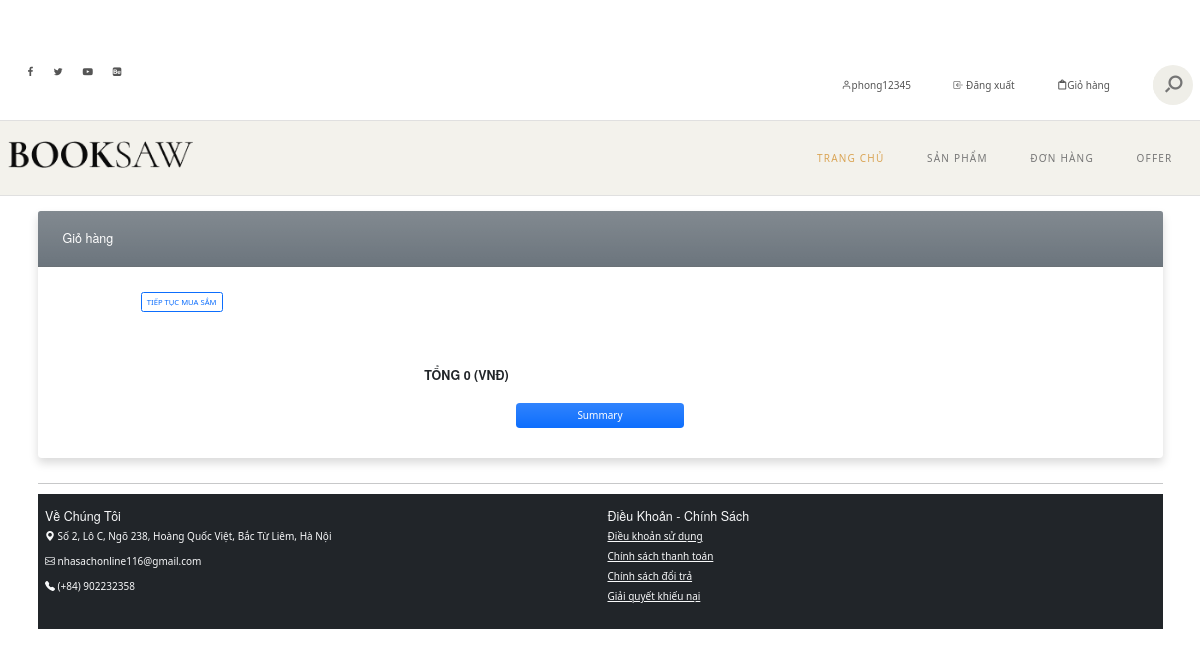
/cart (signed in), run on an earlier commit of the app's database.
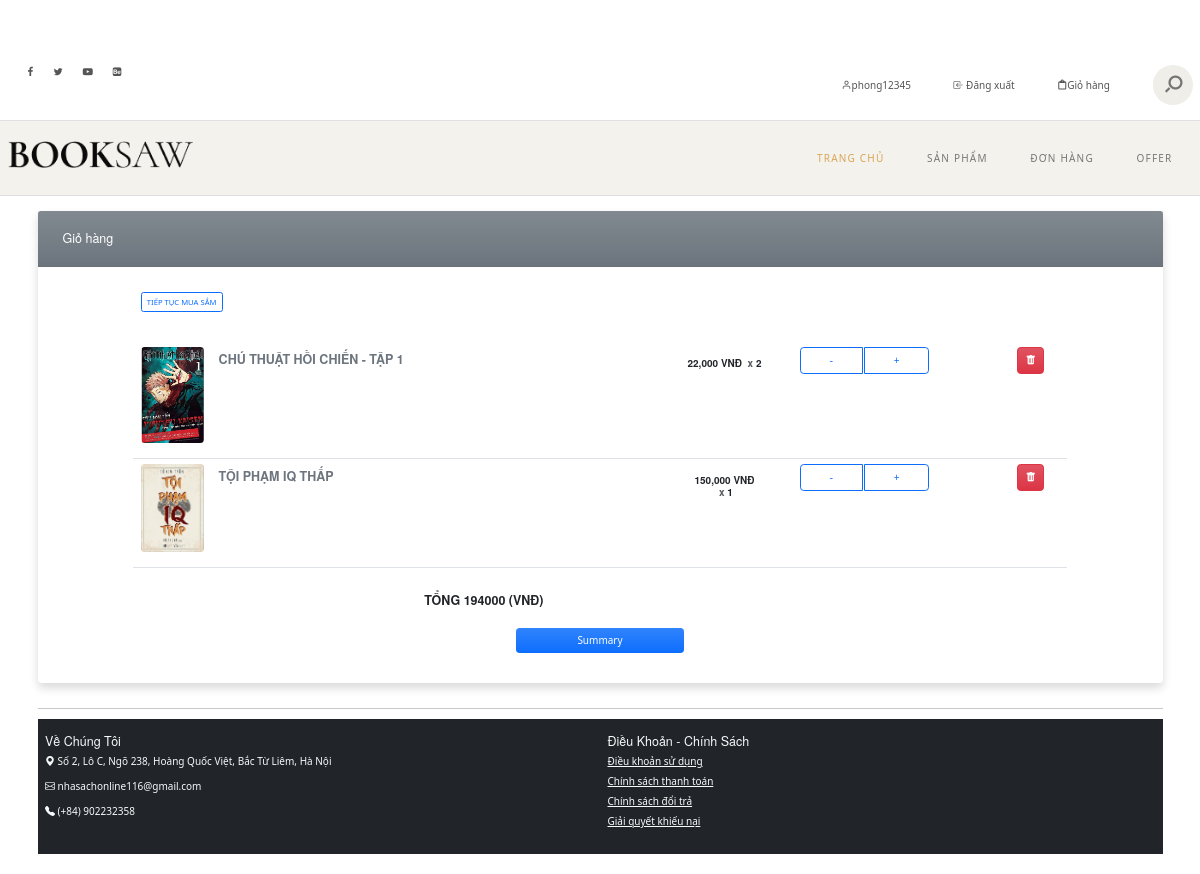
And on a later commit of the database.
### shop/cart/models.py (models this page shows)
class Cart(db.Model):
    __tablename__ = 'cart'
    id = db.Column(db.Integer, nullable=False, primary_key=True, unique=True)
    user_id = db.Column(db.Integer, db.ForeignKey('user.id'))
    product_id = db.Column(db.Integer, db.ForeignKey('products.id'))
    count = db.Column(db.Integer, nullable=False)
    product = db.relationship('Product', backref=db.backref('cart', lazy=True),
                              primaryjoin='Cart.product_id==Product.id')
    user = db.relationship('User', lazy=True)

### shop/products/models.py (models this page shows)
class Product(db.Model):
    __tablename__ = 'products'
    id = db.Column(db.Integer, primary_key=True)
    name = db.Column(db.String(80), nullable=False, unique=True)
    price = db.Column(db.Integer, nullable=False)
    discount = db.Column(db.Integer, default=0)
    stock = db.Column(db.Integer, nullable=False)
    category_id = db.Column(db.Integer, db.ForeignKey('Category.id'), nullable=False)
    description=db.Column(db.String(255), nullable=False, unique=True)
    author=db.Column(db.String(255), nullable=False, unique=False)
    image_1=db.Column(db.String(255))
    category = db.relationship("Category", backref=db.backref('category',lazy=True), primaryjoin="Product.category_id == Category.id")

### shop/cart/routes.py (the view)
@app.route('/cart')
@login_required
def cart():
    carts = Cart.query.filter_by(user_id=current_user.id)
    total = 0
    for cart in carts:
        price = cart.product.price.replace(',','')
        price= int(price)
        total = total + (price * cart.count)
    return render_template('customer/cart/index.html', carts=carts, total=total)

### shop/products/routes.py (called while the page is built)
@login_manager.user_loader
def load_user(user_id):
    return User.query.filter_by(id=user_id).first()

### templates/customer/cart/index.html (shortened to what the changed rows need)
{% extends 'layout.html' %}
{% block content %}
    <form method="post">
        <link rel="stylesheet" type="text/css" href="/static/content/bootstrap.min.css" />
    <link rel="stylesheet" type="text/css" href="/static/content/site.css" />
    <link rel="stylesheet" type="text/css" href="/static/content/boostrap.min.css"/>
    <link rel="stylesheet" href="https://cdn.jsdelivr.net/npm/bootstrap-icons@1.10.3/font/bootstrap-icons.css">
    <link rel="stylesheet" href="//cdnjs.cloudflare.com/ajax/libs/toastr.js/latest/css/toastr.min.css" />
    <br />
    <div class="card shadow border-0">
        <div class="card-body my-4">
            <div class="row mb-3 pb-3">
                	<div class="col-md-10 offset-md-1">
                    {% for cart in carts%}
                        <div class="row border-bottom pb-3">
                            <div class="d-none d-lg-block col-lg-1 text-center py-2">
                                    <a href="{{ url_for('product_detail',id=cart.product.id) }}"><img src="/static/images/{{ cart.product.image_1 }}" class="card-img-top rounded w-100" /></a>
                            </div>
                            <div class="col-12 col-lg-6 pt-md-3">
                                <h5 class="text-uppercase text-secondary"><strong>{{cart.product.name}}</strong></h5>
                            </div>
                            <div class="col-12  col-lg-5 text-center row">
                                <div class="col-3 text-md-right pt-2 pt-md-4">
                                    <h6 class="fw-semibold">
                                         {{cart.product.price}} VNĐ
                                        <span class="text-muted">&nbsp;x&nbsp;</span>{{ cart.count }}
                                    </h6>
                                </div>
                                <div class="col-6 col-sm-4 col-lg-6 pt-2">
                                    <div class="w-75 btn-group" role="group">
                                        <a href="{{ url_for('minus',id=cart.id) }}" class="btn btn-outline-primary bg-gradient py-2">
                                            -
                                        </a>
                                        <a href="{{ url_for('plus',id=cart.id)}}" class="btn btn-outline-primary bg-gradient py-2">
                                            +
                                        </a>
                                    </div>
                                </div>
                                <div class="col-3 col-sm-4 col-lg-2 offset-lg-1 text-right pt-2">
                                    <a href="{{ url_for('delete_cart_item',id=cart.id) }}" class="btn btn-danger bg-gradient py-2 ">
                                        <i class="bi bi-trash-fill"></i>
                                    </a>
                                </div>
                            </div>
                        </div>
                    {% endfor %}
                </div>
            </div>
            <div class="card-footer bg-white border-0">
                <div class="row">
                    <div class="col-md-4 offset-md-4">
                        <ul class="list-group mb-4">
                            <li class="d-flex justify-content-between align-items-center">
                                <h5 class="text-dark text-center fw-semibold text-uppercase"> Tổng {{ total }} (VNĐ)</h5>
                            </li>
                        </ul>
                    </div>
                </div>
                <div class="row">
                    <div class="col-md-2 offset-md-5">
                        {%   if total!=0 %}
                            <a href="{{ url_for('summary') }}" class="btn btn-primary border-0 bg-gradient w-100 py-2">Summary</a>
                        {% else %}
                            <a href="{{ url_for('empty_cart') }}" class="btn btn-primary border-0 bg-gradient w-100 py-2">Summary</a>
                        {% endif %}
                    </div>
                </div>
            </div>
        </div>
    </div>
    </form>
{% endblock content %}

What changed in the data, as far as the page shows it:
added Cart: product.image_1 (picture), product.name "CHÚ THUẬT HỒI CHIẾN - TẬP 1", product.price "22,000", count "2"
added Cart: product.image_1 (picture), product.name "TỘI PHẠM IQ THẤP", product.price "150,000", count "1"
Also different on the page:
{{ total }}: "0" → "194000"
